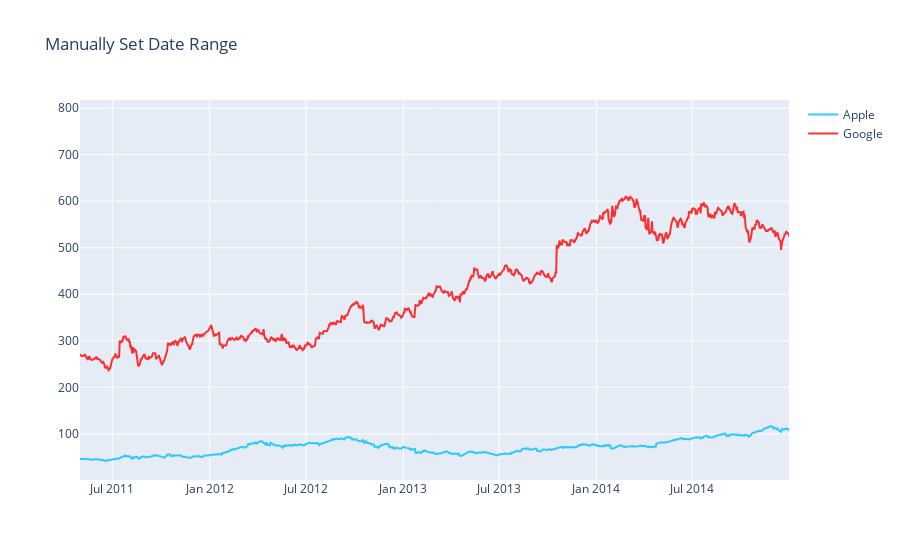

The notebook cell this image was saved under:
### Markdown cell above
### Time Series Plot with Custom Date Range

### Code cell
fig = go.Figure()

fig.add_trace(go.Scatter(
                x=df.Date,
                y=df['AAPL'],
                name="Apple",
                line_color='deepskyblue',
                opacity=0.8))

fig.add_trace(go.Scatter(
                x=df.Date,
                y=df['GOOG'],
                name="Google",
                line_color='red',
                opacity=0.8))

# Use date string to set xaxis range
fig.update_layout(xaxis_range=['2011-05-01','2014-12-31'],
                  title_text="Manually Set Date Range")
fig.show()

### Figure 1 — Plotly figure (JSON) as saved in the notebook; plotly's stock layout.template omitted (floating-point values rounded to 4 significant figures; data arrays with more than 128 entries replaced by an {"elided": "..."} marker saying what was removed)
{"data": [{"line": {"color": "deepskyblue"}, "name": "Apple", "opacity": 0.8, "type": "scatter", "x": {"elided": "1258 str values"}, "y": {"elided": "1258 float values"}}, {"line": {"color": "red"}, "name": "Google", "opacity": 0.8, "type": "scatter", "x": {"elided": "1258 str values"}, "y": {"elided": "1258 float values"}}], "layout": {"title": {"text": "Manually Set Date Range"}, "xaxis": {"range": ["2011-05-01", "2014-12-31"]}}}
